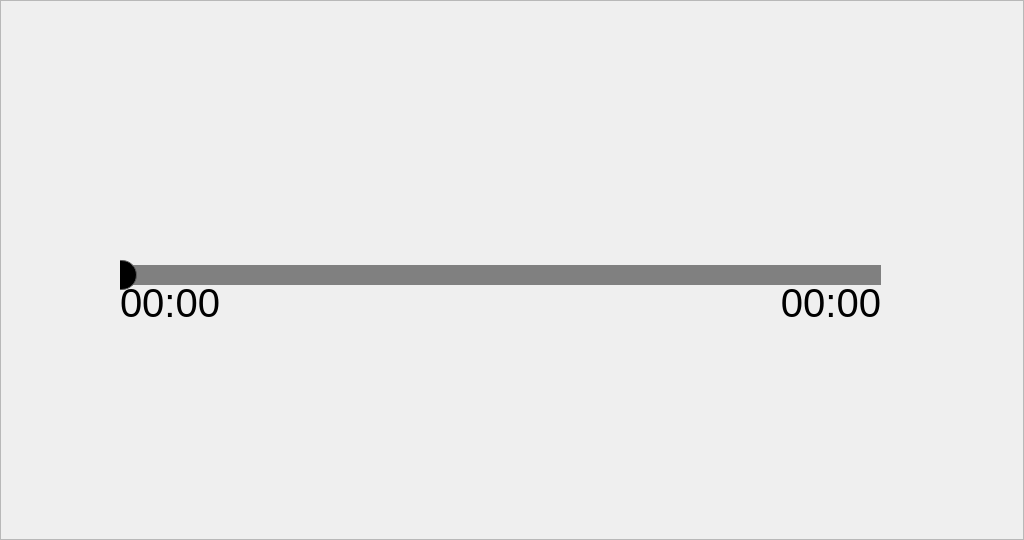
<?xml version="1.0" encoding="UTF-8"?>
<ui version="4.0">
 <class>Frame</class>
 <widget class="QFrame" name="Frame">
  <property name="geometry">
   <rect>
    <x>0</x>
    <y>0</y>
    <width>1024</width>
    <height>540</height>
   </rect>
  </property>
  <property name="windowTitle">
   <string>Frame</string>
  </property>
  <property name="autoFillBackground">
   <bool>true</bool>
  </property>
  <property name="frameShape">
   <enum>QFrame::StyledPanel</enum>
  </property>
  <property name="frameShadow">
   <enum>QFrame::Raised</enum>
  </property>
  <widget class="QPushButton" name="BUTTON_PLAY_PAUSE">
   <property name="geometry">
    <rect>
     <x>375</x>
     <y>368</y>
     <width>300</width>
     <height>150</height>
    </rect>
   </property>
   <property name="focusPolicy">
    <enum>Qt::NoFocus</enum>
   </property>
   <property name="styleSheet">
    <string notr="true">QPushButton {
	border-image: url(:/audio/UI/pause_200.png);
	border: none;
}

QPushButton:pressed {
	border-image: url(:/audio/UI/pause_pressed_200.png);
	border: none;
}</string>
   </property>
   <property name="text">
    <string/>
   </property>
  </widget>
  <widget class="QLabel" name="LABEL_ICON">
   <property name="geometry">
    <rect>
     <x>10</x>
     <y>10</y>
     <width>291</width>
     <height>231</height>
    </rect>
   </property>
   <property name="styleSheet">
    <string notr="true">QLabel {
	border-image: url(:/audio/UI/default.jpg);
}</string>
   </property>
   <property name="text">
    <string/>
   </property>
  </widget>
  <widget class="QLabel" name="LABEL_PLAY_DURATION">
   <property name="geometry">
    <rect>
     <x>740</x>
     <y>280</y>
     <width>141</width>
     <height>51</height>
    </rect>
   </property>
   <property name="font">
    <font>
     <pointsize>30</pointsize>
    </font>
   </property>
   <property name="focusPolicy">
    <enum>Qt::NoFocus</enum>
   </property>
   <property name="text">
    <string>00:00</string>
   </property>
   <property name="alignment">
    <set>Qt::AlignRight|Qt::AlignTop|Qt::AlignTrailing</set>
   </property>
  </widget>
  <widget class="QSlider" name="SLIDER_PLAY_POSITION">
   <property name="enabled">
    <bool>false</bool>
   </property>
   <property name="geometry">
    <rect>
     <x>120</x>
     <y>250</y>
     <width>761</width>
     <height>51</height>
    </rect>
   </property>
   <property name="focusPolicy">
    <enum>Qt::NoFocus</enum>
   </property>
   <property name="styleSheet">
    <string notr="true">QSlider::groove:horizontal {
    border: none;
    height: 30px;
    margin-top: -5px;
    margin-bottom: -5px;
	margin-left: -15px;
	margin-right: -15px;
}

QSlider::handle:horizontal {
	background: black;
	border: 1px solid #5c5c5c;
	width: 30px;
	height: 30px;
    border-radius: 15px;
}

QSlider::add-page:horizontal {
/*
    margin-top: -5px;
    margin-bottom: -5px;
*/
    background: gray;
}

QSlider::sub-page:horizontal {
/*    
	margin-top: -5px;
    margin-bottom: -5px;
*/
    background: black;
}</string>
   </property>
   <property name="value">
    <number>0</number>
   </property>
   <property name="orientation">
    <enum>Qt::Horizontal</enum>
   </property>
  </widget>
  <widget class="QLabel" name="LABEL_PLAY_POSITION">
   <property name="geometry">
    <rect>
     <x>120</x>
     <y>280</y>
     <width>161</width>
     <height>51</height>
    </rect>
   </property>
   <property name="font">
    <font>
     <pointsize>30</pointsize>
    </font>
   </property>
   <property name="focusPolicy">
    <enum>Qt::NoFocus</enum>
   </property>
   <property name="text">
    <string>00:00</string>
   </property>
   <property name="alignment">
    <set>Qt::AlignLeading|Qt::AlignLeft|Qt::AlignTop</set>
   </property>
  </widget>
  <widget class="QPushButton" name="BUTTON_PLAY_START">
   <property name="geometry">
    <rect>
     <x>375</x>
     <y>368</y>
     <width>300</width>
     <height>150</height>
    </rect>
   </property>
   <property name="focusPolicy">
    <enum>Qt::NoFocus</enum>
   </property>
   <property name="styleSheet">
    <string notr="true">QPushButton {
	border-image: url(:/audio/UI/play_200.png);
	border: none;
}

QPushButton:pressed {
	border-image: url(:/audio/UI/play_pressed_200.png);
}</string>
   </property>
   <property name="text">
    <string/>
   </property>
  </widget>
  <widget class="QPushButton" name="BUTTON_PLAY_PREV">
   <property name="geometry">
    <rect>
     <x>20</x>
     <y>368</y>
     <width>255</width>
     <height>150</height>
    </rect>
   </property>
   <property name="focusPolicy">
    <enum>Qt::NoFocus</enum>
   </property>
   <property name="styleSheet">
    <string notr="true">QPushButton {
	border-image: url(:/audio/UI/previous_150.png);
	border: none;
}

QPushButton:pressed {
	border-image: url(:/audio/UI/previous_pressed_150.png);
	border: none;
}</string>
   </property>
   <property name="text">
    <string/>
   </property>
  </widget>
  <widget class="QPushButton" name="BUTTON_PLAY_NEXT">
   <property name="geometry">
    <rect>
     <x>780</x>
     <y>368</y>
     <width>225</width>
     <height>150</height>
    </rect>
   </property>
   <property name="focusPolicy">
    <enum>Qt::NoFocus</enum>
   </property>
   <property name="styleSheet">
    <string notr="true">QPushButton {
	border-image: url(:/audio/UI/next_150.png);
	border: none;
}

QPushButton:pressed {
	border-image: url(:/audio/UI/next_pressed_150.png);
	border: none;
}</string>
   </property>
   <property name="text">
    <string/>
   </property>
  </widget>
  <widget class="QLabel" name="LABEL_MDEDIA_ETC">
   <property name="geometry">
    <rect>
     <x>320</x>
     <y>90</y>
     <width>681</width>
     <height>141</height>
    </rect>
   </property>
   <property name="font">
    <font>
     <pointsize>25</pointsize>
    </font>
   </property>
   <property name="text">
    <string/>
   </property>
  </widget>
  <widget class="QLabel" name="LABEL_MDEDIA_TITLE">
   <property name="geometry">
    <rect>
     <x>320</x>
     <y>30</y>
     <width>681</width>
     <height>61</height>
    </rect>
   </property>
   <property name="font">
    <font>
     <pointsize>15</pointsize>
    </font>
   </property>
   <property name="text">
    <string/>
   </property>
  </widget>
 </widget>
 <resources/>
 <connections/>
</ui>
